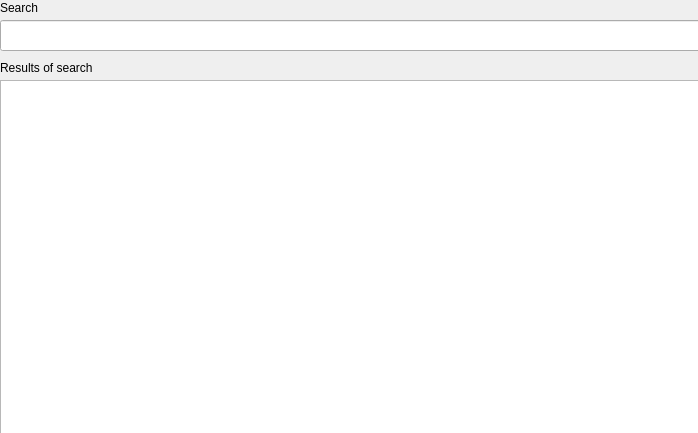
<?xml version="1.0" encoding="UTF-8"?>
<ui version="4.0">
 <class>Widget</class>
 <widget class="QWidget" name="Widget">
  <property name="geometry">
   <rect>
    <x>0</x>
    <y>0</y>
    <width>698</width>
    <height>433</height>
   </rect>
  </property>
  <property name="windowTitle">
   <string>Widget</string>
  </property>
  <widget class="QLineEdit" name="input_edit">
   <property name="geometry">
    <rect>
     <x>0</x>
     <y>20</y>
     <width>701</width>
     <height>31</height>
    </rect>
   </property>
  </widget>
  <widget class="QLabel" name="search_label">
   <property name="geometry">
    <rect>
     <x>0</x>
     <y>0</y>
     <width>61</width>
     <height>16</height>
    </rect>
   </property>
   <property name="text">
    <string>Search</string>
   </property>
  </widget>
  <widget class="QLabel" name="result_label">
   <property name="geometry">
    <rect>
     <x>0</x>
     <y>60</y>
     <width>101</width>
     <height>16</height>
    </rect>
   </property>
   <property name="text">
    <string>Results of search</string>
   </property>
  </widget>
  <widget class="QTextEdit" name="result_text">
   <property name="geometry">
    <rect>
     <x>0</x>
     <y>80</y>
     <width>701</width>
     <height>361</height>
    </rect>
   </property>
   <property name="readOnly">
    <bool>true</bool>
   </property>
  </widget>
 </widget>
 <resources/>
 <connections/>
</ui>
